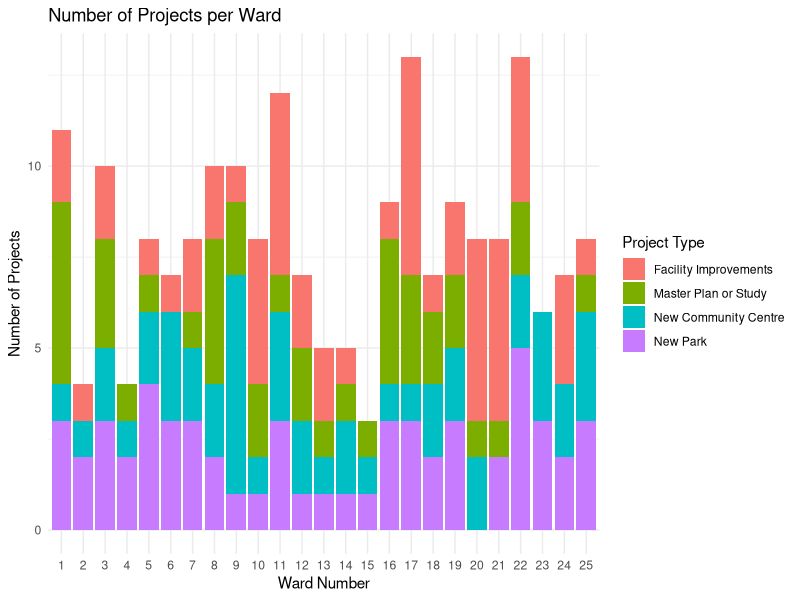
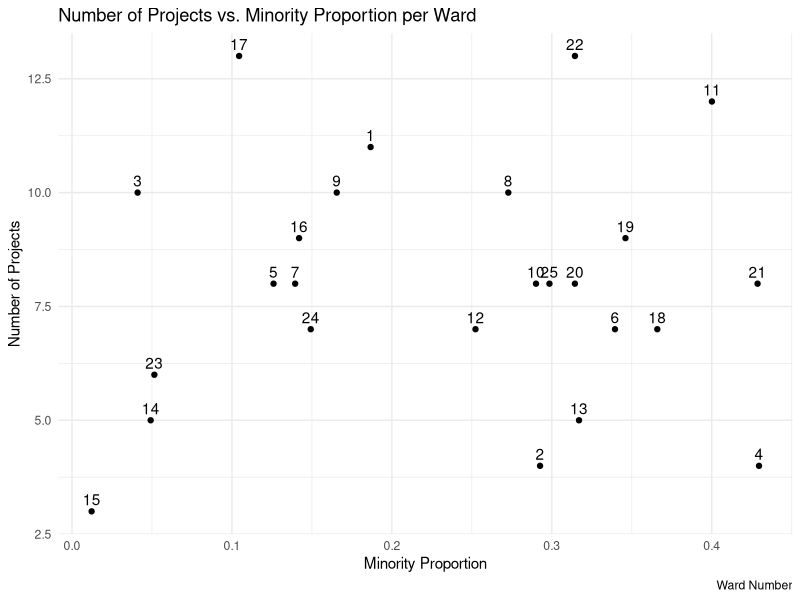

R code for these plots, in order:
#### Preamble ####
# Purpose: Simulate dataset of Parks & Recreation Facility Projects across Toronto
# Author: Julia Kim 
# Data: 9 January 2023
# Email: juliaym.kim@mail.utoronto.ca

#### Workspace setup ####
library(tidyverse)
library(ggplot2)

#### Simulate data ####  
## Make a simulated dataset 
# simulate ward number, ward population, ward minority proportion
set.seed(853) # for reproducibility 
ward_num <- c(1:25)
ward_pop <- sample(20000:50000, 25, replace = TRUE)   
ward_minority_prop <- runif(25, min = 0, max = 0.5)

# simulate project types 
project_type <- c("New Park", "New Community Centre", "Facility Improvements",
                  "Master Plan or Study")

# set number of observations and simulate dataset 
num_observations = 200

sim_facilities_data <- 
  tibble(
    project_num = c(1:num_observations),
    ward = sample(x = ward_num, 
                  size = num_observations, 
                  replace = TRUE),
    type = sample(x = project_type,
                  size = num_observations, 
                  replace = TRUE)
    
  )

## Create summary statistics on basis of the number of projects per ward 
sim_cleaned_facilities_data <- sim_facilities_data |>
  group_by(ward) |>
  count() |>
  rename("num_projects" = "n") |>
  left_join(
    data.frame(ward = unique(sim_facilities_data$ward), 
               population = ward_pop, minority_proportion = ward_minority_prop), 
    by = "ward"
  ) # add ward population and ward minority proportions to dataset 

## Create graphs of simulated datasets 
# Create stacked bar graph of number of projects per ward, coloured by
# project type 
ggplot(sim_facilities_data, aes(x = as.factor(ward), fill = type)) +
  geom_bar(position = "stack") +
  labs(title = "Number of Projects per Ward",
       x = "Ward Number",
       y = "Number of Projects",
       fill = "Project Type") +
  scale_x_discrete(labels = seq(1, 25, by = 1)) +
  theme_minimal()

# Create scatter plot of number of projects vs. minority proportion for each 
# ward 
ggplot(sim_cleaned_facilities_data, aes(x = minority_proportion, 
                                        y = num_projects, 
                                        label = ward)) +
  geom_point() +
  geom_text(vjust = -0.5) +  # Adjust the vertical position of labels
  labs(title = "Number of Projects vs. Minority Proportion per Ward",
       x = "Minority Proportion",
       y = "Number of Projects",
       caption = "Ward Number") +
  theme_minimal()

## Data validation
# check that project "type" is exclusively one of these four: "New Park", 
# "New Community Centre", "Facility Improvements", "Master Plan or Study" 
sim_facilities_data$type |>
  unique() == c("New Park", "New Community Centre", "Master Plan or Study", 
                "Facility Improvements")

# check there are 25 wards in the area 
sim_cleaned_facilities_data$ward |>
  unique() |>
  length() == 25 

# check the population for each ward is a value somewhere 
# between 20000 and 50000, and is an integer 
sim_cleaned_facilities_data$population |> min() >= 20000
sim_cleaned_facilities_data$population |> max() <= 50000
sim_cleaned_facilities_data$population |> class() == "integer" 

# check minority proportion for each ward is a value somewhere
# between 0 and 0.5, and is a number 
sim_cleaned_facilities_data$minority_proportion |> min() >= 0
sim_cleaned_facilities_data$minority_proportion |> max() <= 0.5
sim_cleaned_facilities_data$minority_proportion |> class() == "numeric" 
